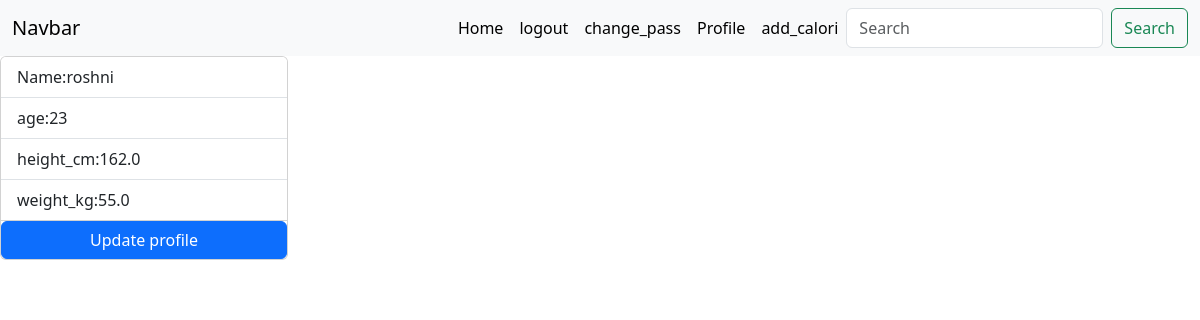
Screenshot of /profile_page (signed in) with the database file from the repository.
### caloryApp/models.py (models this page shows, shortened)
class CustomModel(AbstractUser):
    def __str__(self):
        return self.username

class UserProfile(models.Model):
    GENDER_CHOICES = (
        ('Male', 'Male'),
        ('Female', 'Female'),
    )
    user = models.OneToOneField(CustomModel, on_delete=models.CASCADE, related_name="profile_user",null=True)
    name =models.CharField(max_length=100,null=True)
    age = models.PositiveIntegerField(null=True)
    gender = models.CharField(max_length=10, choices=GENDER_CHOICES,null=True)
    height_cm = models.FloatField(null=True)
    weight_kg = models.FloatField(null=True)

### lima_20_Calorycounter/views.py (the view)
# urls.py: path('profile_page',profile_page, name="profile_page"),
def profile_page(request):
    return render(request,"profile.html")

### templates/profile.html
{% extends "master.html" %}
{% block body %}
 <div class="card" style="width: 18rem;">
  <ul class="list-group list-group-flush">
    <li class="list-group-item">Name:{{request.user.profile_user.name}}</li>
    <li class="list-group-item">age:{{request.user.profile_user.age}}</li>
    <li class="list-group-item">height_cm:{{request.user.profile_user.height_cm}}</li>
    <li class="list-group-item">weight_kg:{{request.user.profile_user.weight_kg}}</li>
  </ul>
  <a href="{% url "update_profile" %}" class="btn btn-primary">Update profile</a>
</div>
{% endblock body %}

### rows the page displays
CustomModel: user.profile_user.name "roshni", user.profile_user.age "23", user.profile_user.height_cm "162.0", user.profile_user.weight_kg "55.0"
